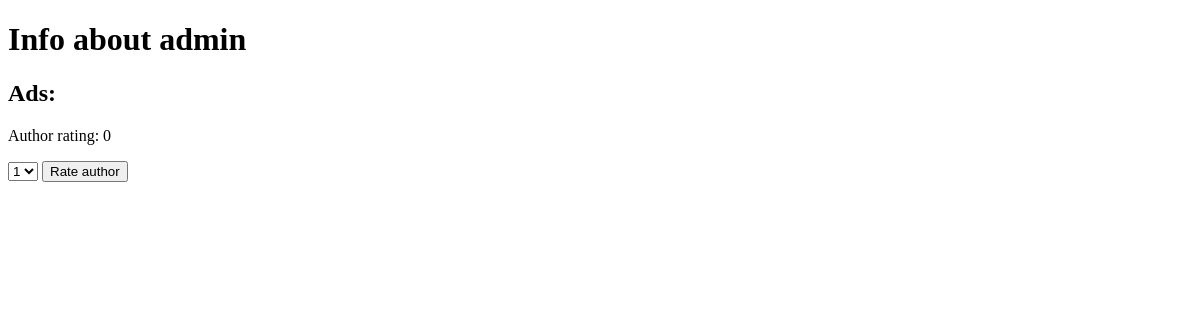
The app's page /1/, older data.
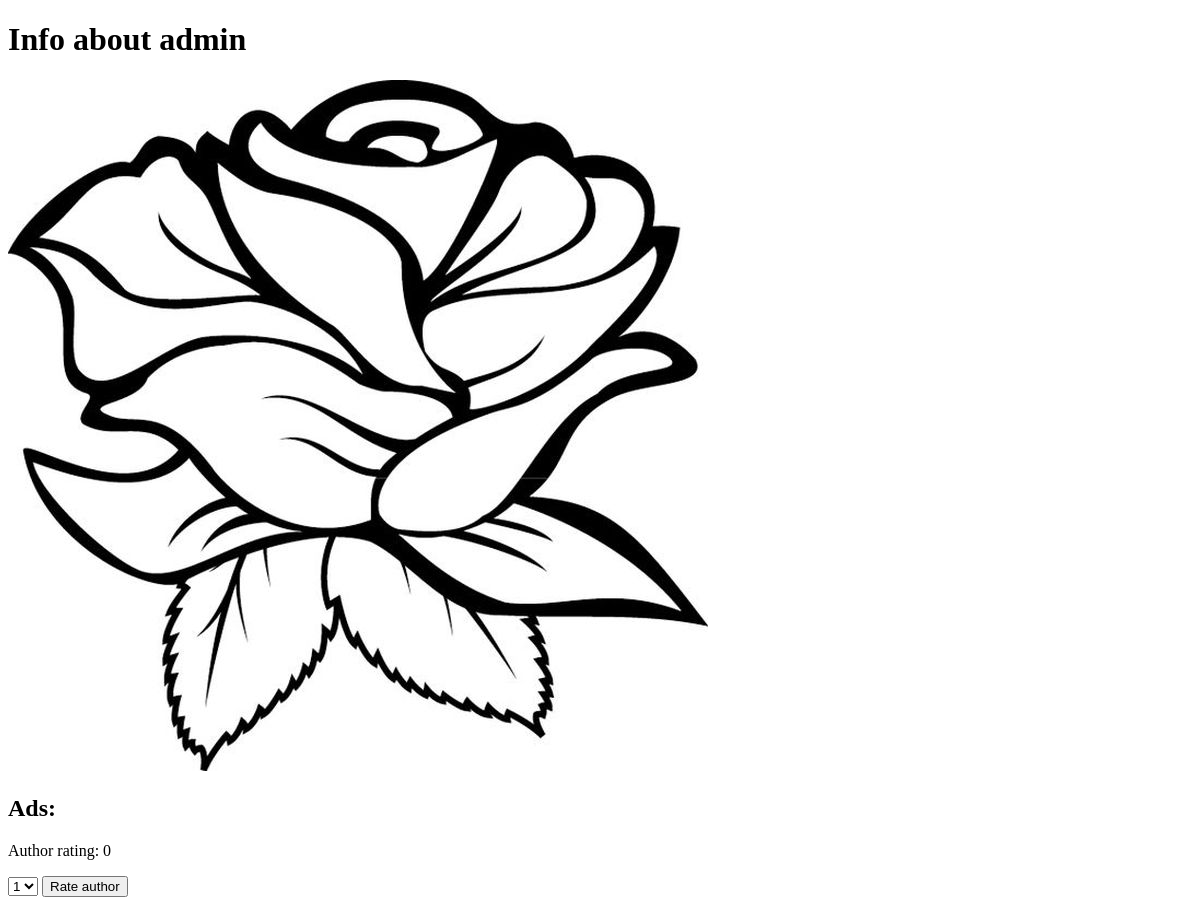
The same page, newer data.
### core/models.py (models this page shows, shortened)
class CustomUser(AbstractUser):
    birth_date = models.DateField(blank=True, null=True)
    photo = models.ImageField(upload_to=user_profile_photo_path)
    telephone = PhoneField(blank=True)
    email = models.EmailField("email address", blank=False)
    def __str__(self):
        return f"{self.username}"
    @property
    def rating_calc(self):
        rating = Rating.objects.filter(user_rated=self).aggregate(calculated_rating=models.Avg('rating_value')).get('calculated_rating')
        if rating:
            return rating
        else:
            return 0

### core/views.py (the view)
# urls.py: path('<int:user_id>/', views.ProfileView.as_view(), name="profile"),
class ProfileView(DetailView):
    model = CustomUser
    template_name = 'core/profile.html'
    pk_url_kwarg = 'user_id'
    context_object_name = 'profile'

### core/templates/core/profile.html (shortened to what this page needs)
<!DOCTYPE html>
<html lang="en">
<head>
</head>
<body>
    <h1>Info about {{profile}}</h1>
    {% if profile.photo %}
        <img src="{{ profile.photo.url }}" alt="photo">
    {% endif %}
    <h2>Ads:</h2>
    <p>Author rating: {{ profile.rating_calc }}</p>
    {% if user.id != profile.id %}
        <form method="post" action="{% url 'core:rate_user' profile.id %}">
            <select name="selected_rating">
                <option>1</option>
            </select>
            <button type="submit">Rate author</button>
        </form>
    {% endif %}
</body>
</html>

Row changes from the older to the newer data that the page shows:
changed CustomUser "admin": photo: picture added
